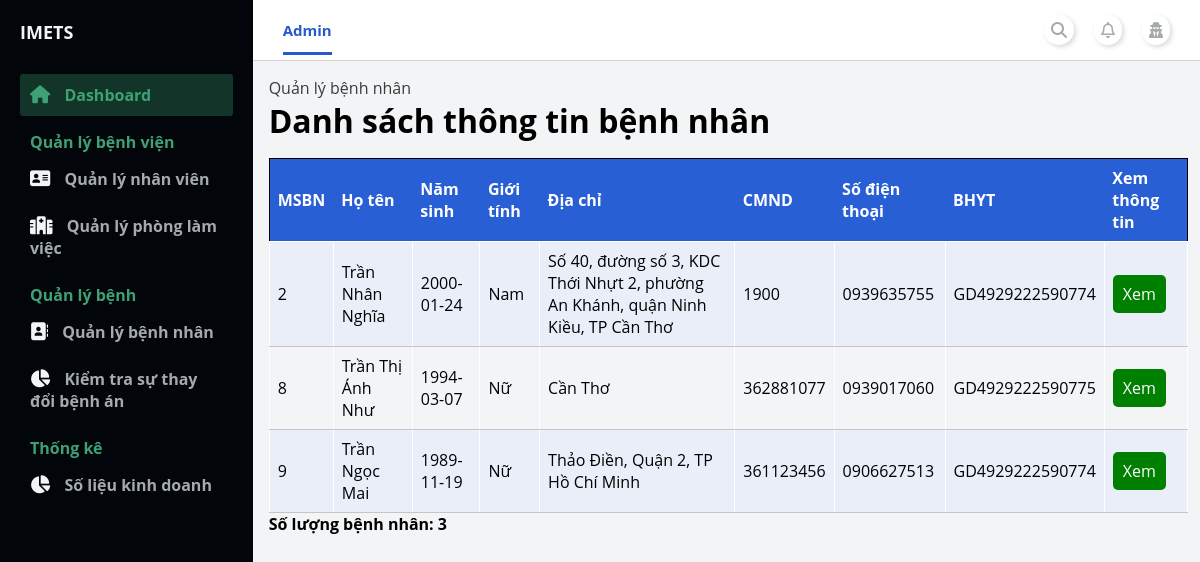
Before: /admin/index.php?page_layout=list_patientManagement (signed in) with the older database file.
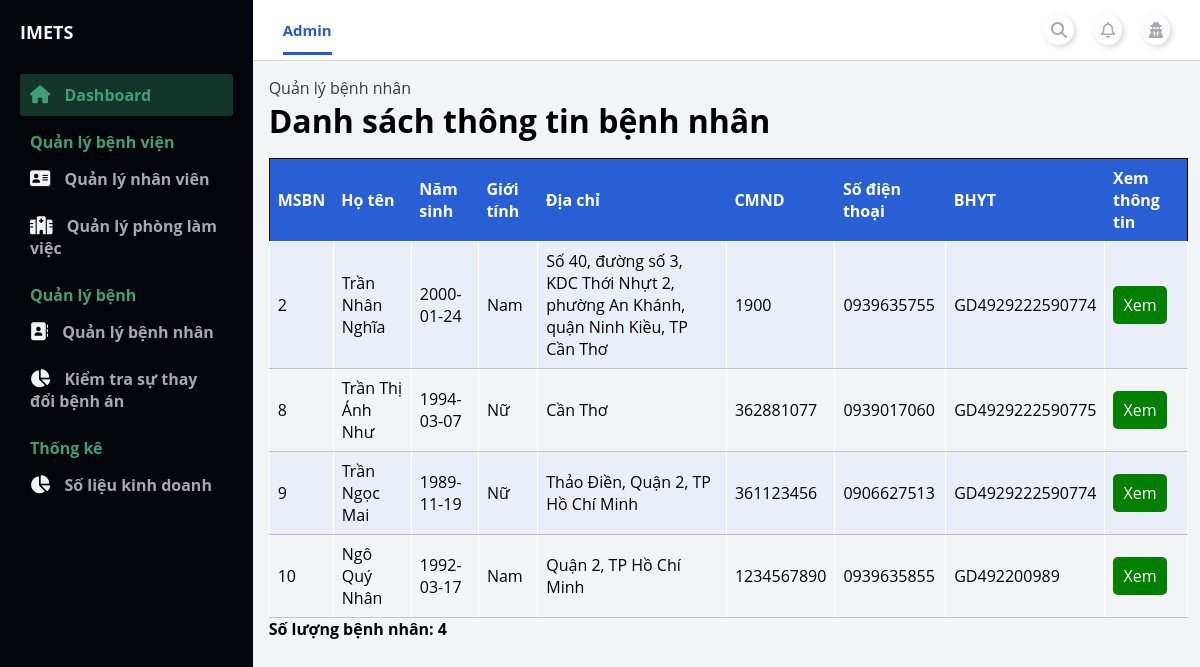
After: the same page with the newer database file.
### tables this page shows
CREATE TABLE `patient` (
  `ID_Patient` int(11) NOT NULL,
  `Name` varchar(100) NOT NULL,
  `DOB` date NOT NULL,
  `Sex` varchar(10) NOT NULL,
  `Address` varchar(200) DEFAULT NULL,
  `CMND` varchar(15) DEFAULT NULL,
  `PhoneNumber` varchar(25) NOT NULL,
  `ID_BHYT` varchar(20) DEFAULT NULL,
  `VoteRate` double NOT NULL,
  `UserName` varchar(100) NOT NULL,
  `Password` varchar(100) NOT NULL
);

### admin/modules_admin/patient_management/list_patientManagement.php (the view, shortened to what this page needs)
<main>
    <div class="container-table">
        <div class="link-nav-pages">
            <a href="">Quản lý bệnh nhân</a>
        </div>
        <div class="table-header">
            <h1>Danh sách thông tin bệnh nhân</h1>
        </div>
        <div class="table-body">
            <table class="table">
                <thead class="thead-dark">
                    <tr>
                        <th>MSBN</th>
                        <th>Họ tên</th>
                        <th>Năm sinh</th>
                        <th>Giới tính</th>
                        <th>Địa chỉ</th>
                        <th>CMND</th>
                        <th>Số điện thoại</th>
                        <th>BHYT</th>
                        <th>Xem thông tin</th>
                    </tr>
                </thead>
                <tbody>
                    <tr>
                        <?php
                            include './../config.php';
                            $sql = "SELECT * FROM patient";
                            $count_patient=0;
                            $query = mysqli_query($conn, $sql);
                            while($rows = mysqli_fetch_array($query)){ ?>
                            <tr>
                                <td><?php echo $rows["ID_Patient"] ?></td>
                                <td><?php echo $rows["Name"] ?></td>
                                <td><?php echo $rows["DOB"] ?></td>
                                <td><?php echo $rows["Sex"] ?></td>
                                <td><?php echo $rows["Address"] ?></td>
                                <td><?php echo $rows["CMND"] ?></td>
                                <td><?php echo $rows["PhoneNumber"] ?></td>
                                <td><?php echo $rows["ID_BHYT"] ?></td>
                                <?php $count_patient++ ?>
                                <td>
                                    <a href="./index.php?page_layout=patient_management&ID_Patient=<?php echo $rows["ID_Patient"] ?>" style="background-color: green;color: white;padding: 8px 10px;text-align: center;text-decoration: none;display: inline-block;border-radius: 5px;">
                                        Xem
                                    </a>
                                </td>
                            </tr>
                        <?php } ?>
                    </tr>
            </table>
            <p><b><?php echo 'Số lượng bệnh nhân: '. $count_patient ?></b></p>
        </div>
    </div>
</main>

Changed rows visible on the page:
added patient: ID_Patient "10", Name "Ngô Quý Nhân", DOB "1992-03-17", Sex "Nam", Address "Quận 2, TP Hồ Chí Minh", CMND "1234567890", PhoneNumber "0939635855", ID_BHYT "GD492200989"
Other visible differences:
$count_patient: "3" → "4"
